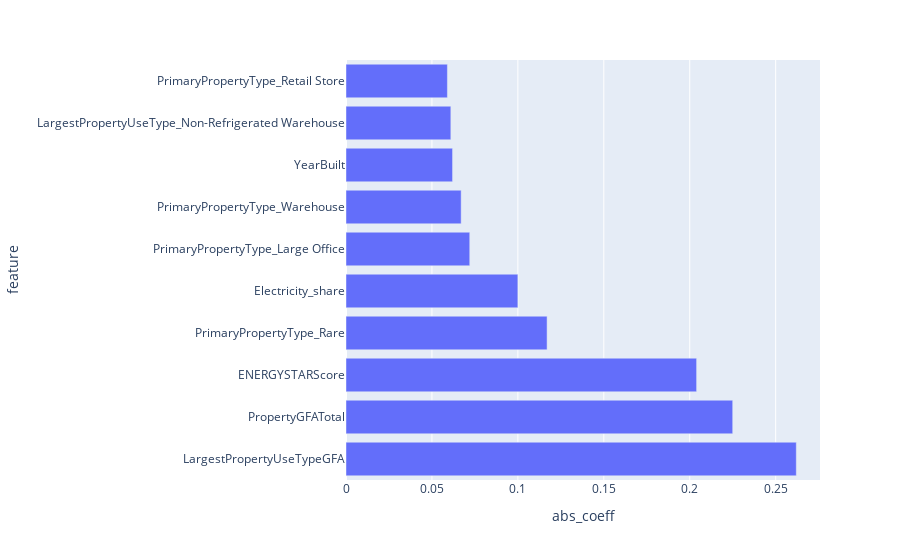

The code cell stored with this chart in its notebook:
### Code cell
# Top 10 features in absolute coefficient
df_coeffs['abs_coeff'] = abs(df_coeffs.coeff)
df_coeffs = df_coeffs.sort_values(by='abs_coeff', ascending=False)
px.bar(df_coeffs[0:10], x='abs_coeff', y='feature', height=len(X_train.columns)*20)

### Figure 1 — Plotly figure (JSON) as saved in the notebook; plotly's stock layout.template omitted (floating-point values rounded to 4 significant figures)
{"data": [{"alignmentgroup": "True", "hovertemplate": "abs_coeff=%{x}<br>feature=%{y}<extra></extra>", "legendgroup": "", "marker": {"color": "#636efa", "pattern": {"shape": ""}}, "name": "", "offsetgroup": "", "orientation": "h", "showlegend": false, "textposition": "auto", "type": "bar", "x": [0.262, 0.225, 0.204, 0.117, 0.1, 0.072, 0.067, 0.062, 0.061, 0.059], "xaxis": "x", "y": ["LargestPropertyUseTypeGFA", "PropertyGFATotal", "ENERGYSTARScore", "PrimaryPropertyType_Rare", "Electricity_share", "PrimaryPropertyType_Large Office", "PrimaryPropertyType_Warehouse", "YearBuilt", "LargestPropertyUseType_Non-Refrigerated Warehouse", "PrimaryPropertyType_Retail Store"], "yaxis": "y"}], "layout": {"autosize": true, "barmode": "relative", "legend": {"tracegroupgap": 0}, "margin": {"t": 60}, "xaxis": {"anchor": "y", "autorange": true, "domain": [0, 1], "range": [0, 0.2758], "title": {"text": "abs_coeff"}, "type": "linear"}, "yaxis": {"anchor": "x", "autorange": true, "domain": [0, 1], "range": [-0.5, 9.5], "title": {"text": "feature"}, "type": "category"}}}
